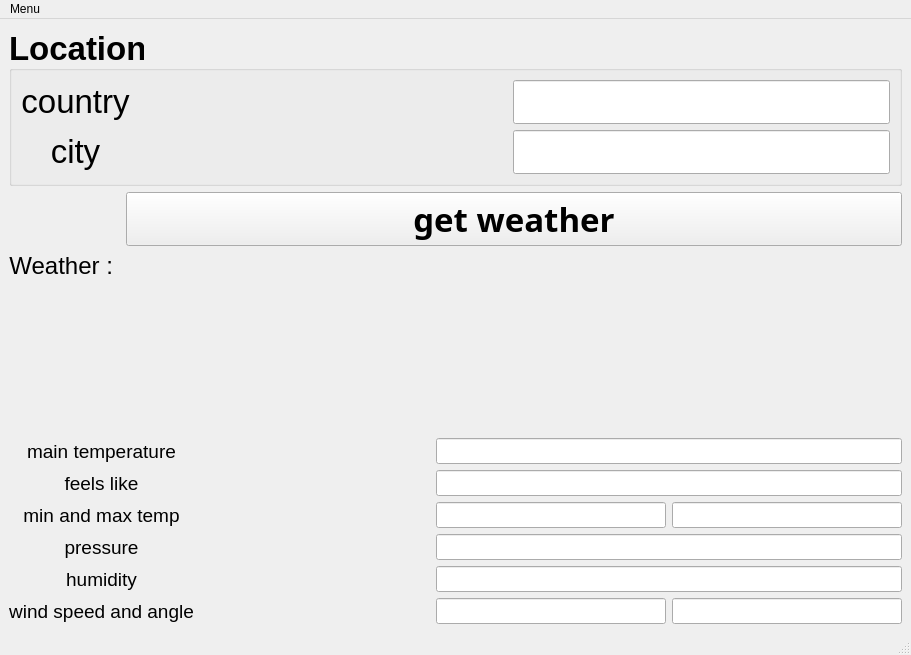
<?xml version="1.0" encoding="UTF-8"?>
<ui version="4.0">
 <class>MainWindow</class>
 <widget class="QMainWindow" name="MainWindow">
  <property name="geometry">
   <rect>
    <x>0</x>
    <y>0</y>
    <width>911</width>
    <height>655</height>
   </rect>
  </property>
  <property name="tabletTracking">
   <bool>true</bool>
  </property>
  <property name="focusPolicy">
   <enum>Qt::ClickFocus</enum>
  </property>
  <property name="windowTitle">
   <string>Weather</string>
  </property>
  <widget class="QWidget" name="centralwidget">
   <layout class="QGridLayout" name="gridLayout_2">
    <item row="0" column="0">
     <layout class="QGridLayout" name="gridLayout">
      <item row="4" column="0" colspan="2">
       <widget class="QLabel" name="label_5">
        <property name="font">
         <font>
          <pointsize>14</pointsize>
         </font>
        </property>
        <property name="text">
         <string>main temperature</string>
        </property>
        <property name="alignment">
         <set>Qt::AlignCenter</set>
        </property>
       </widget>
      </item>
      <item row="7" column="0" colspan="2">
       <widget class="QLabel" name="label_9">
        <property name="font">
         <font>
          <pointsize>14</pointsize>
         </font>
        </property>
        <property name="text">
         <string>pressure</string>
        </property>
        <property name="alignment">
         <set>Qt::AlignCenter</set>
        </property>
       </widget>
      </item>
      <item row="5" column="3" colspan="2">
       <widget class="QLineEdit" name="feelslike">
        <property name="font">
         <font>
          <pointsize>11</pointsize>
          <weight>75</weight>
          <bold>true</bold>
         </font>
        </property>
        <property name="statusTip">
         <string>temperature feels like</string>
        </property>
        <property name="readOnly">
         <bool>true</bool>
        </property>
       </widget>
      </item>
      <item row="6" column="4">
       <widget class="QLineEdit" name="max_temp">
        <property name="font">
         <font>
          <pointsize>11</pointsize>
          <weight>75</weight>
          <bold>true</bold>
         </font>
        </property>
        <property name="statusTip">
         <string>minimum temp</string>
        </property>
        <property name="readOnly">
         <bool>true</bool>
        </property>
       </widget>
      </item>
      <item row="8" column="3" colspan="2">
       <widget class="QLineEdit" name="humidity">
        <property name="font">
         <font>
          <pointsize>11</pointsize>
          <weight>75</weight>
          <bold>true</bold>
         </font>
        </property>
        <property name="statusTip">
         <string>the humidity</string>
        </property>
        <property name="readOnly">
         <bool>true</bool>
        </property>
       </widget>
      </item>
      <item row="1" column="1" colspan="4">
       <widget class="QPushButton" name="get">
        <property name="font">
         <font>
          <family>Andalus</family>
          <pointsize>25</pointsize>
          <weight>75</weight>
          <bold>true</bold>
         </font>
        </property>
        <property name="statusTip">
         <string>click to get weather</string>
        </property>
        <property name="text">
         <string>get weather</string>
        </property>
        <property name="icon">
         <iconset>
          <normaloff>../icons/ico.jpg</normaloff>../icons/ico.jpg</iconset>
        </property>
        <property name="iconSize">
         <size>
          <width>25</width>
          <height>25</height>
         </size>
        </property>
       </widget>
      </item>
      <item row="9" column="4">
       <widget class="QLineEdit" name="angle">
        <property name="font">
         <font>
          <pointsize>11</pointsize>
          <weight>75</weight>
          <bold>true</bold>
         </font>
        </property>
        <property name="statusTip">
         <string>wnd angle </string>
        </property>
        <property name="readOnly">
         <bool>true</bool>
        </property>
       </widget>
      </item>
      <item row="8" column="0" colspan="2">
       <widget class="QLabel" name="label_10">
        <property name="font">
         <font>
          <pointsize>14</pointsize>
         </font>
        </property>
        <property name="text">
         <string>humidity</string>
        </property>
        <property name="alignment">
         <set>Qt::AlignCenter</set>
        </property>
       </widget>
      </item>
      <item row="2" column="0">
       <widget class="QLabel" name="label_3">
        <property name="font">
         <font>
          <pointsize>18</pointsize>
         </font>
        </property>
        <property name="text">
         <string>Weather : </string>
        </property>
        <property name="alignment">
         <set>Qt::AlignCenter</set>
        </property>
       </widget>
      </item>
      <item row="6" column="0" colspan="2">
       <widget class="QLabel" name="label_7">
        <property name="font">
         <font>
          <pointsize>14</pointsize>
         </font>
        </property>
        <property name="text">
         <string>min and max temp</string>
        </property>
        <property name="alignment">
         <set>Qt::AlignCenter</set>
        </property>
       </widget>
      </item>
      <item row="9" column="3">
       <widget class="QLineEdit" name="speed">
        <property name="font">
         <font>
          <pointsize>11</pointsize>
          <weight>75</weight>
          <bold>true</bold>
         </font>
        </property>
        <property name="statusTip">
         <string>wind speed</string>
        </property>
        <property name="readOnly">
         <bool>true</bool>
        </property>
       </widget>
      </item>
      <item row="7" column="3" colspan="2">
       <widget class="QLineEdit" name="pressure">
        <property name="font">
         <font>
          <pointsize>11</pointsize>
          <weight>75</weight>
          <bold>true</bold>
         </font>
        </property>
        <property name="statusTip">
         <string>pressure</string>
        </property>
        <property name="readOnly">
         <bool>true</bool>
        </property>
       </widget>
      </item>
      <item row="6" column="3">
       <widget class="QLineEdit" name="min_temp">
        <property name="font">
         <font>
          <pointsize>11</pointsize>
          <weight>75</weight>
          <bold>true</bold>
         </font>
        </property>
        <property name="statusTip">
         <string>maximum temp</string>
        </property>
        <property name="readOnly">
         <bool>true</bool>
        </property>
       </widget>
      </item>
      <item row="4" column="2">
       <spacer name="horizontalSpacer_2">
        <property name="orientation">
         <enum>Qt::Horizontal</enum>
        </property>
        <property name="sizeHint" stdset="0">
         <size>
          <width>40</width>
          <height>20</height>
         </size>
        </property>
       </spacer>
      </item>
      <item row="5" column="0" colspan="2">
       <widget class="QLabel" name="label_6">
        <property name="font">
         <font>
          <pointsize>14</pointsize>
         </font>
        </property>
        <property name="text">
         <string>feels like</string>
        </property>
        <property name="alignment">
         <set>Qt::AlignCenter</set>
        </property>
       </widget>
      </item>
      <item row="0" column="0" colspan="5">
       <widget class="QGroupBox" name="groupBox">
        <property name="font">
         <font>
          <pointsize>25</pointsize>
          <weight>75</weight>
          <bold>true</bold>
         </font>
        </property>
        <property name="title">
         <string>Location</string>
        </property>
        <property name="alignment">
         <set>Qt::AlignLeading|Qt::AlignLeft|Qt::AlignVCenter</set>
        </property>
        <layout class="QGridLayout" name="gridLayout_3">
         <item row="0" column="0">
          <widget class="QLabel" name="label_2">
           <property name="font">
            <font>
             <pointsize>25</pointsize>
             <weight>50</weight>
             <bold>false</bold>
            </font>
           </property>
           <property name="text">
            <string>country</string>
           </property>
           <property name="textFormat">
            <enum>Qt::RichText</enum>
           </property>
           <property name="alignment">
            <set>Qt::AlignCenter</set>
           </property>
          </widget>
         </item>
         <item row="1" column="2">
          <widget class="QLineEdit" name="city">
           <property name="font">
            <font>
             <pointsize>24</pointsize>
             <weight>75</weight>
             <bold>true</bold>
            </font>
           </property>
           <property name="tabletTracking">
            <bool>true</bool>
           </property>
           <property name="statusTip">
            <string>enter your city here</string>
           </property>
           <property name="text">
            <string/>
           </property>
           <property name="alignment">
            <set>Qt::AlignCenter</set>
           </property>
           <property name="readOnly">
            <bool>false</bool>
           </property>
          </widget>
         </item>
         <item row="0" column="2">
          <widget class="QLineEdit" name="country">
           <property name="font">
            <font>
             <pointsize>24</pointsize>
             <weight>75</weight>
             <bold>true</bold>
            </font>
           </property>
           <property name="tabletTracking">
            <bool>true</bool>
           </property>
           <property name="focusPolicy">
            <enum>Qt::StrongFocus</enum>
           </property>
           <property name="statusTip">
            <string>enter your country here</string>
           </property>
           <property name="text">
            <string/>
           </property>
           <property name="alignment">
            <set>Qt::AlignCenter</set>
           </property>
           <property name="readOnly">
            <bool>false</bool>
           </property>
          </widget>
         </item>
         <item row="1" column="0">
          <widget class="QLabel" name="label">
           <property name="font">
            <font>
             <pointsize>25</pointsize>
             <weight>50</weight>
             <bold>false</bold>
            </font>
           </property>
           <property name="text">
            <string>city</string>
           </property>
           <property name="textFormat">
            <enum>Qt::RichText</enum>
           </property>
           <property name="alignment">
            <set>Qt::AlignCenter</set>
           </property>
          </widget>
         </item>
         <item row="1" column="1">
          <spacer name="horizontalSpacer">
           <property name="orientation">
            <enum>Qt::Horizontal</enum>
           </property>
           <property name="sizeHint" stdset="0">
            <size>
             <width>40</width>
             <height>20</height>
            </size>
           </property>
          </spacer>
         </item>
        </layout>
       </widget>
      </item>
      <item row="2" column="1" colspan="4">
       <widget class="QLabel" name="description">
        <property name="font">
         <font>
          <pointsize>14</pointsize>
          <weight>75</weight>
          <bold>true</bold>
         </font>
        </property>
        <property name="focusPolicy">
         <enum>Qt::StrongFocus</enum>
        </property>
        <property name="statusTip">
         <string>weather status</string>
        </property>
        <property name="text">
         <string/>
        </property>
        <property name="alignment">
         <set>Qt::AlignCenter</set>
        </property>
       </widget>
      </item>
      <item row="4" column="3" colspan="2">
       <widget class="QLineEdit" name="maintemp">
        <property name="font">
         <font>
          <pointsize>11</pointsize>
          <weight>75</weight>
          <bold>true</bold>
         </font>
        </property>
        <property name="statusTip">
         <string>the main temperature</string>
        </property>
        <property name="text">
         <string/>
        </property>
        <property name="readOnly">
         <bool>true</bool>
        </property>
       </widget>
      </item>
      <item row="9" column="0" colspan="2">
       <widget class="QLabel" name="label_8">
        <property name="font">
         <font>
          <pointsize>14</pointsize>
         </font>
        </property>
        <property name="text">
         <string>wind speed and angle</string>
        </property>
        <property name="alignment">
         <set>Qt::AlignCenter</set>
        </property>
       </widget>
      </item>
      <item row="3" column="0">
       <spacer name="verticalSpacer">
        <property name="orientation">
         <enum>Qt::Vertical</enum>
        </property>
        <property name="sizeHint" stdset="0">
         <size>
          <width>20</width>
          <height>40</height>
         </size>
        </property>
       </spacer>
      </item>
     </layout>
    </item>
   </layout>
  </widget>
  <widget class="QMenuBar" name="menubar">
   <property name="geometry">
    <rect>
     <x>0</x>
     <y>0</y>
     <width>911</width>
     <height>21</height>
    </rect>
   </property>
   <widget class="QMenu" name="menuMenu">
    <property name="title">
     <string>Menu</string>
    </property>
    <widget class="QMenu" name="me">
     <property name="title">
      <string>About me</string>
     </property>
     <property name="icon">
      <iconset>
       <normaloff>../icons/me.jpg</normaloff>../icons/me.jpg</iconset>
     </property>
     <addaction name="name"/>
     <addaction name="separator"/>
     <addaction name="phone"/>
     <addaction name="separator"/>
    </widget>
    <addaction name="separator"/>
    <addaction name="getac"/>
    <addaction name="me"/>
    <addaction name="separator"/>
    <addaction name="help"/>
    <addaction name="separator"/>
    <addaction name="exit"/>
    <addaction name="separator"/>
   </widget>
   <addaction name="menuMenu"/>
  </widget>
  <widget class="QStatusBar" name="statusbar"/>
  <action name="exit">
   <property name="icon">
    <iconset>
     <normaloff>../icons/exit_icon.png</normaloff>../icons/exit_icon.png</iconset>
   </property>
   <property name="text">
    <string>Exit</string>
   </property>
   <property name="statusTip">
    <string>quit the application</string>
   </property>
   <property name="shortcut">
    <string>Ctrl+X</string>
   </property>
  </action>
  <action name="getac">
   <property name="icon">
    <iconset>
     <normaloff>../icons/do.png</normaloff>../icons/do.png</iconset>
   </property>
   <property name="text">
    <string>get weather</string>
   </property>
   <property name="statusTip">
    <string>get the weather</string>
   </property>
   <property name="shortcut">
    <string>Return</string>
   </property>
  </action>
  <action name="help">
   <property name="icon">
    <iconset>
     <normaloff>../icons/new_icon.png</normaloff>../icons/new_icon.png</iconset>
   </property>
   <property name="text">
    <string>help</string>
   </property>
   <property name="statusTip">
    <string>information about the application</string>
   </property>
   <property name="shortcut">
    <string>Ctrl+H</string>
   </property>
  </action>
  <action name="name">
   <property name="icon">
    <iconset>
     <normaloff>../icons/name.png</normaloff>../icons/name.png</iconset>
   </property>
   <property name="text">
    <string>name</string>
   </property>
   <property name="statusTip">
    <string>developer name</string>
   </property>
   <property name="shortcut">
    <string>Ctrl+N</string>
   </property>
  </action>
  <action name="phone">
   <property name="icon">
    <iconset>
     <normaloff>../icons/mob.png</normaloff>../icons/mob.png</iconset>
   </property>
   <property name="text">
    <string>phone</string>
   </property>
   <property name="statusTip">
    <string>developer phone number</string>
   </property>
   <property name="shortcut">
    <string>Ctrl+P</string>
   </property>
  </action>
 </widget>
 <tabstops>
  <tabstop>country</tabstop>
  <tabstop>city</tabstop>
  <tabstop>get</tabstop>
  <tabstop>maintemp</tabstop>
  <tabstop>feelslike</tabstop>
  <tabstop>min_temp</tabstop>
  <tabstop>max_temp</tabstop>
  <tabstop>pressure</tabstop>
  <tabstop>humidity</tabstop>
  <tabstop>speed</tabstop>
  <tabstop>angle</tabstop>
  <tabstop>description</tabstop>
 </tabstops>
 <resources/>
 <connections>
  <connection>
   <sender>exit</sender>
   <signal>triggered()</signal>
   <receiver>MainWindow</receiver>
   <slot>close()</slot>
   <hints>
    <hint type="sourcelabel">
     <x>-1</x>
     <y>-1</y>
    </hint>
    <hint type="destinationlabel">
     <x>399</x>
     <y>299</y>
    </hint>
   </hints>
  </connection>
  <connection>
   <sender>getac</sender>
   <signal>triggered()</signal>
   <receiver>get</receiver>
   <slot>click()</slot>
   <hints>
    <hint type="sourcelabel">
     <x>-1</x>
     <y>-1</y>
    </hint>
    <hint type="destinationlabel">
     <x>380</x>
     <y>276</y>
    </hint>
   </hints>
  </connection>
 </connections>
</ui>
